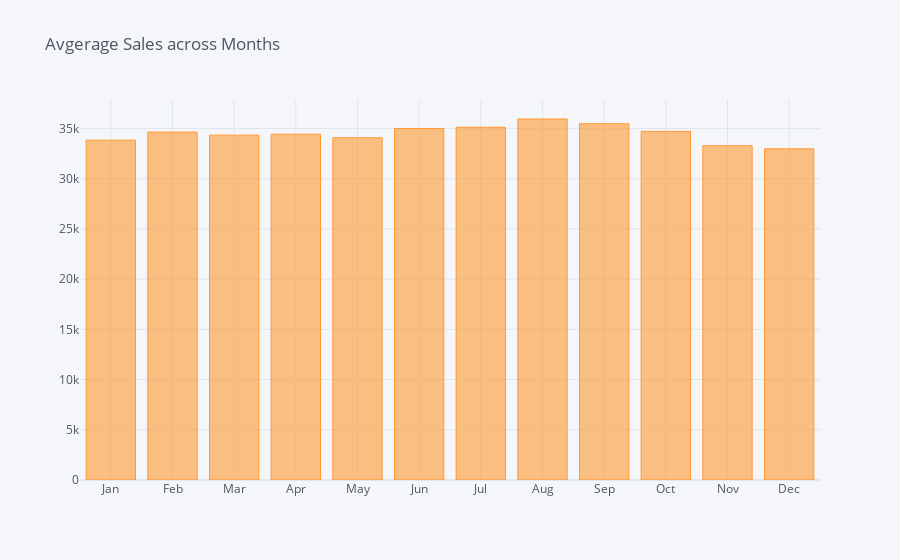

Notebook code for this chart:
### Code cell
months = ['Jan', 'Feb', 'Mar', 'Apr', 'May', 'Jun', 'Jul','Aug', 'Sep', 'Oct', 'Nov', 'Dec'] 
monthly_sales = sales_sum.groupby(sales_sum.index.strftime('%b')).mean().reindex(months)
monthly_sales.iplot(kind="bar",title = "Avgerage Sales across Months")

### Figure 1 — Plotly figure (JSON) as saved in the notebook; plotly's stock layout.template omitted (floating-point values rounded to 4 significant figures)
{"data": [{"marker": {"color": "rgba(255, 153, 51, 0.6)", "line": {"color": "rgba(255, 153, 51, 1.0)", "width": 1}}, "name": "sales", "orientation": "v", "text": "", "type": "bar", "x": ["Jan", "Feb", "Mar", "Apr", "May", "Jun", "Jul", "Aug", "Sep", "Oct", "Nov", "Dec"], "y": [33830.0, 34640.0, 34340.0, 34430.0, 34090.0, 35000.0, 35120.0, 35950.0, 35480.0, 34710.0, 33290.0, 32980.0]}], "layout": {"legend": {"bgcolor": "#F5F6F9", "font": {"color": "#4D5663"}}, "paper_bgcolor": "#F5F6F9", "plot_bgcolor": "#F5F6F9", "title": {"font": {"color": "#4D5663"}, "text": "Avgerage Sales across Months"}, "xaxis": {"gridcolor": "#E1E5ED", "showgrid": true, "tickfont": {"color": "#4D5663"}, "title": {"font": {"color": "#4D5663"}, "text": ""}, "zerolinecolor": "#E1E5ED"}, "yaxis": {"gridcolor": "#E1E5ED", "showgrid": true, "tickfont": {"color": "#4D5663"}, "title": {"font": {"color": "#4D5663"}, "text": ""}, "zerolinecolor": "#E1E5ED"}}}
